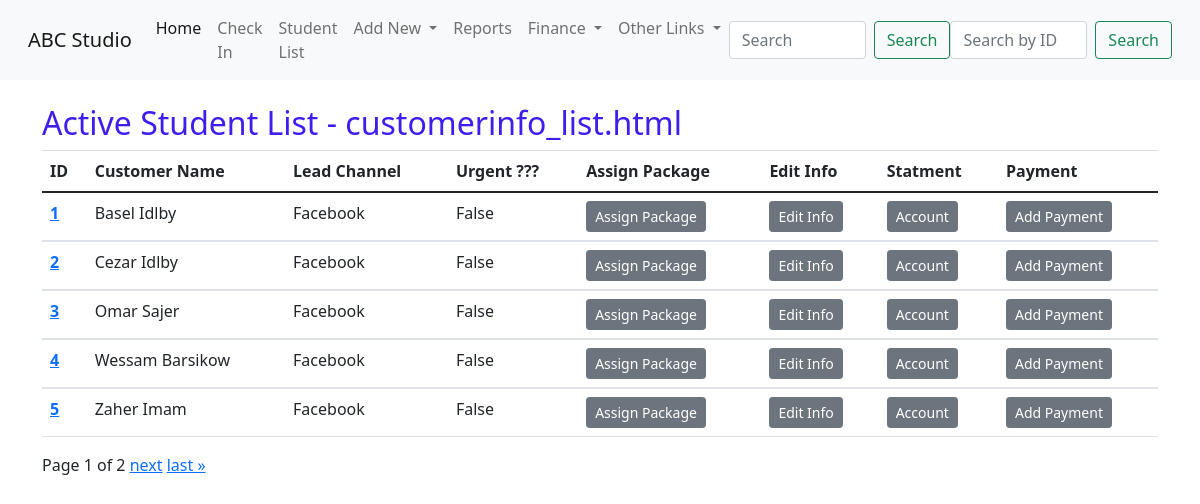
The app's page /list/, older data.
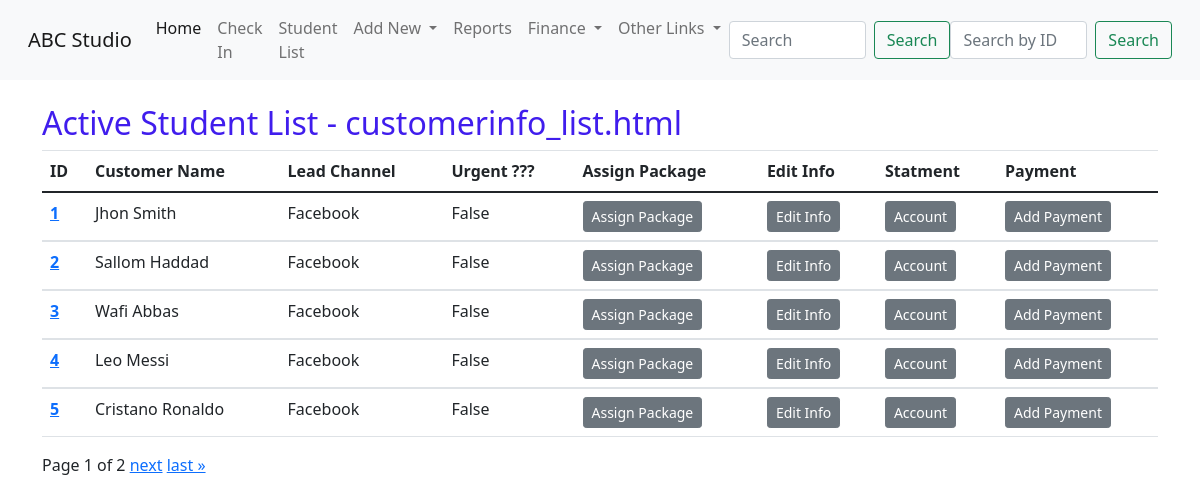
The same page, newer data.
### student/models.py (models this page shows, shortened)
class customerInfo(models.Model):
    studentId = models.AutoField(primary_key=True)
    customerName = models.CharField(max_length=100 , unique=True)
    customerImg = models.ImageField(upload_to ='media/student/imgs/' , default='default.jpg')
    leadsChannel = models.ForeignKey(leadSource,max_length=50,on_delete=models.CASCADE)
    adsRef = models.CharField(max_length=200,blank=True)
    contactDate = models.DateField(default=datetime.now , editable=False)
    leadeAge = models.IntegerField()
    leadsLocation = models.CharField(max_length=100)
    leadsContactNumber = models.IntegerField()
    emailAddress = models.EmailField(unique=True)
    leadsComment = models.CharField(max_length=1000)
    leadsUrgent = models.BooleanField()
    Nationality = models.ForeignKey(countryList,max_length=250,on_delete=models.CASCADE)
    intersetList = models.ForeignKey(courseList,max_length=50,on_delete=models.CASCADE)
    followUp = models.BooleanField(default=True)

class leadSource(models.Model):
    sourceChannel = models.CharField(max_length=50,unique=True)
    def __str__(self) -> str:
        return f'{self.sourceChannel}'

### student/views.py (the view, shortened to what this page needs)
# urls.py: path('list/',views.customerList.as_view(),name='CustList'),
class customerList(ListView): ## still not working
    queryset = customerInfo.objects.all()
    paginate_by = 5
    model = customerInfo

### student/templates/student/customerinfo_list.html (shortened to what this page needs)
{% extends 'student/base.html' %}
{% block content %}
    <div class="container">
      <br>
      <h2>Active Student List - customerinfo_list.html</h2>
<table class="table">
  <thead>
    <tr>
      <th scope="col">ID</th>
      <th scope="col">Customer Name</th>
      <th scope="col">Lead Channel</th>
      <th scope="col">Urgent ??? </th>
      <th scope="col">Assign Package</th>
      <th scope="col">Edit Info</th>
      <th scope="col">Statment</th>
      <th scope="col">Payment</th>
    </tr>
  </thead>
  {% for x in object_list %}
  <tbody>
    <tr>
      <th scope="row"><a href="/student/dashBoard/{{x.studentId}}">{{x.studentId}} </th></a>
      <td>{{x.customerName}} </td>
      <td>{{x.leadsChannel}}</td>
      <td>{{x.leadsUrgent}}</td>
      <td><button class="btn btn-secondary btn-sm" type="submit" onclick="location.href='{% url 'student:assignPKG' x.studentId %}'">Assign Package</button></td>
      <td><button class="btn btn-secondary btn-sm" type="submit" onclick="location.href='{% url 'student:updateView' x.studentId %}'">Edit Info</button></td>
      <td><button class="btn btn-secondary btn-sm" type="submit" onclick="location.href='{% url 'student:soa_PK' x.studentId %}'">Account</button></td>
      <td><button class="btn btn-secondary btn-sm" type="submit" onclick="location.href='{% url 'student:AddPayment' x.studentId %}'">Add Payment</button></td>
    </tr>
  </tbody>
  {% endfor %}
</table>
<div class="pagination">
  <span class="step-links">
      <span class="current">
          Page {{ page_obj.number }} of {{ page_obj.paginator.num_pages }}
      </span>
      {% if page_obj.has_next %}
          <a href="?page={{ page_obj.next_page_number }}">next</a>
          <a href="?page={{ page_obj.paginator.num_pages }}">last &raquo;</a>
      {% endif %}
  </span>
</div>
{% endblock %}

Row changes from the older to the newer data that the page shows:
changed customerInfo id 1: customerName "Basel Idlby" → "Jhon Smith"
changed customerInfo id 2: customerName "Cezar Idlby" → "Sallom Haddad"
changed customerInfo id 3: customerName "Omar Sajer" → "Wafi Abbas"
changed customerInfo id 4: customerName "Wessam Barsikow" → "Leo Messi"
changed customerInfo id 5: customerName "Zaher Imam" → "Cristano Ronaldo"
